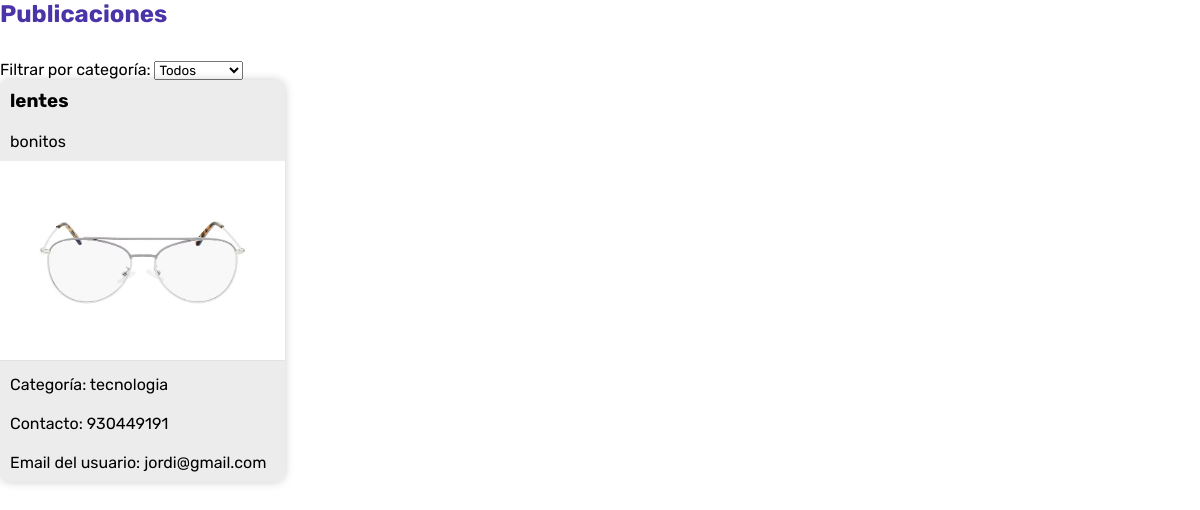
/Frontend/Exchange/publicacionestodas.php?filtroCategoria=tecnologia, run on the app's committed database.
### tables this page shows
CREATE TABLE `publicaciones` (
  `id` int(11) NOT NULL,
  `titulo` varchar(255) NOT NULL,
  `descripcion` text NOT NULL,
  `categoria` varchar(50) NOT NULL,
  `estado` varchar(20) NOT NULL,
  `id_usuario` int(11) NOT NULL,
  `imagen` char(255) DEFAULT NULL,
  `ubicacion` varchar(255) NOT NULL,
  `contacto` varchar(255) NOT NULL
);

CREATE TABLE `usuarios` (
  `id` int(11) NOT NULL,
  `nombre` varchar(255) NOT NULL,
  `email` varchar(255) NOT NULL,
  `contrasena` varchar(255) NOT NULL
);

### Frontend/Exchange/publicacionestodas.php (the view, shortened to what this page needs)
<?php
$servername = "localhost";
$username = "root";
$password = "";
$database = "uexchange";
$conn = new mysqli($servername, $username, $password, $database);
$filtroCategoria = isset($_GET['filtroCategoria']) ? $_GET['filtroCategoria'] : '';
$sql = "SELECT publicaciones.*, usuarios.email FROM publicaciones
        JOIN usuarios ON publicaciones.id_usuario = usuarios.id";
if (!empty($filtroCategoria)) {
    $sql .= " WHERE publicaciones.categoria = '$filtroCategoria'";
}
$result = $conn->query($sql);
?>
<!DOCTYPE html>
<html lang="es">
<head>
    <link rel="stylesheet" href="./css/main.css">
</head>
<body>
    <h2 class="titulo-principal" id="titulo-principal">Publicaciones</h2>
    <label for="filtroCategoria">Filtrar por categoría:</label>
    <select id="filtroCategoria" name="filtroCategoria" onchange="cambiarCategoria()">
        <option value="">Todos</option>
    </select>
    <div class="contenedor-publicaciones" id="contenedor-publicaciones">
        <?php
        if ($result->num_rows > 0) {
            while ($row = $result->fetch_assoc()) {
                $titulo = $row["titulo"];
                $descripcion = $row["descripcion"];
                $imagen = $row["imagen"];
                $categoria = $row["categoria"];
                $contacto = $row["contacto"];
                $email = $row["email"];
                $ruta_imagen = "directorio_destino/" . $imagen;
                if (file_exists($ruta_imagen)) {
                    echo "<div class='publicacion'>";
                    echo "<h3 class='publicacion-titulo'>" . $titulo . "</h3>";
                    echo "<p class='publicacion-descripcion'>" . $descripcion . "</p>";
                    echo "<img class='publicacion-imagen' src='" . $ruta_imagen . "' alt='" . $titulo . "'>";
                    echo "<p class='publicacion-categoria'>Categoría: " . $categoria . "</p>";
                    echo "<p class='publicacion-contacto'>Contacto: " . $contacto . "</p>";
                    echo "<p class='publicacion-email'>Email del usuario: " . $email . "</p>";
                    echo "</div>";
                } else {
                    echo "Imagen no encontrada";
                }
            }
        } else {
            echo "<p class='mensaje'>No se encontraron publicaciones.</p>";
        }
        ?>
    </div>
</body>
</html>

### Frontend/Exchange/css/main.css (style rules this page uses)
:root { --clr-main: #4b33a8; --clr-main-light: #785ce9; --clr-white: #ececec; --clr-gray: #e2e2e2; --clr-red: #961818; }
* { margin: 0; padding: 0; box-sizing: border-box; font-family: 'Rubik', sans-serif; }
h1, h2, h3, h4, h5, h6, p, a, input, textarea, ul { margin: 0; padding: 0; }
.titulo-principal { color: var(--clr-main); margin-bottom: 2rem; }

### Frontend/Exchange/publicacionestodas.php (style rules this page uses)
.contenedor-publicaciones { display: grid; grid-template-columns: repeat(auto-fill, minmax(250px, 1fr)); gap: 20px; }
.publicacion { background-color: var(--clr-white); border-radius: 10px; box-shadow: 0 0 10px rgba(0, 0, 0, 0.2); overflow: hidden; width: 100%; }
.publicacion-titulo, .publicacion-descripcion, .publicacion-categoria, .publicacion-contacto, .publicacion-email { padding: 10px; margin: 0; }
.publicacion-imagen { width: 100%; height: auto; max-height: 200px; border-bottom: 1px solid var(--clr-gray); }

### data on the page
publicaciones: titulo "lentes", descripcion "bonitos", imagen (picture), categoria "tecnologia", contacto "930449191", id_usuario.email "jordi@gmail.com"
